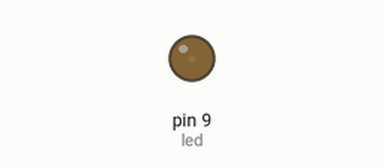
This sketch was run on a simulated Arduino Uno, built with avr-gcc and run on an emulated ATmega328P. Shown: output pins drawn as LEDs (lit = HIGH).

Above: at 0.05 s.
At 0.7 s:
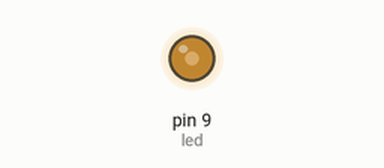
At 1.4 s:
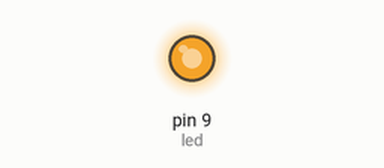
At 2.75 s:
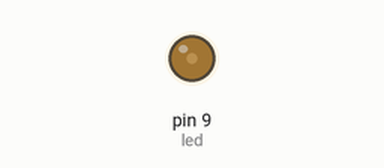
Timing chart, 0 to 7.0 s (numbered marks = the images above):
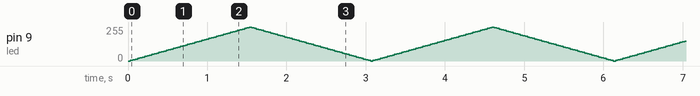

The sketch:

fade.ino
```cpp
/*
      Luminosidade de um LED com variação por meio do PWM
      Um loop aumenta a luminosidade aos poucos e depois outro loop diminui esta luminosidade.
*/
                        // utilizamos variáveis para definir os números dos pinos
int led = 9;            // o número do pino ligado ao LED, no caso o 9

                        // e também utilizamos variáveis para guardar valores
int lum;                // luminosidade do LED
int valor = 5;          // valor para ser reduzido ou aumentado na luminosidade

void setup() {

  pinMode(led, OUTPUT);    // inicialização do pino do LED (pino 9) como saída
}

void loop() {

  for (lum = 0; lum < 255; lum = lum + valor) {     // loop condicional
                                // lum inicia com 0 e aumenta com a variável valor até chegar a 255
    analogWrite(led, lum);      // escreve a luminosidade no pino 9, pino do LED
    delay(30);                  // espera 30 milisegundos para ver o efeito de mudança
  }

  for (lum = 255; lum > 0; lum = lum - valor) {     // loop condicional
                                // lum inicia com 255 e diminui com a variável valor até chegar a 0
    analogWrite(led, lum);
    delay(30);
  }
}
```
